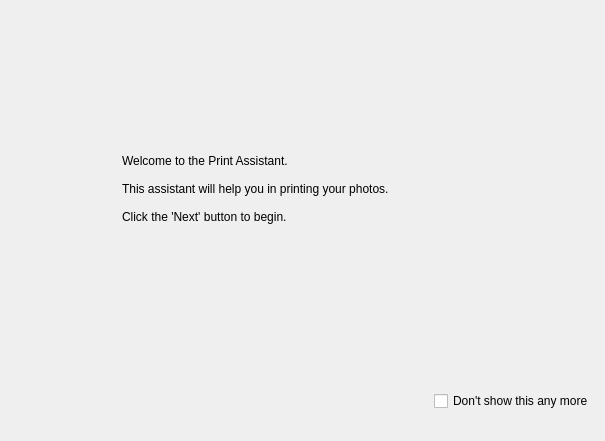
<ui version="4.0" >
 <class>IntroPage</class>
 <widget class="QWidget" name="IntroPage" >
  <property name="geometry" >
   <rect>
    <x>0</x>
    <y>0</y>
    <width>605</width>
    <height>441</height>
   </rect>
  </property>
  <property name="minimumSize" >
   <size>
    <width>605</width>
    <height>348</height>
   </size>
  </property>
  <property name="windowTitle" >
   <string>Print Assistant</string>
  </property>
  <layout class="QGridLayout" name="gridLayout" >
   <item row="0" column="0" >
    <layout class="QHBoxLayout" name="horizontalLayout_2" >
     <item>
      <spacer name="horizontalSpacer" >
       <property name="orientation" >
        <enum>Qt::Horizontal</enum>
       </property>
       <property name="sizeHint" stdset="0" >
        <size>
         <width>40</width>
         <height>20</height>
        </size>
       </property>
      </spacer>
     </item>
     <item>
      <widget class="QLabel" name="label" >
       <property name="minimumSize" >
        <size>
         <width>361</width>
         <height>131</height>
        </size>
       </property>
       <property name="text" >
        <string>Welcome to the Print Assistant.

This assistant will help you in printing your photos.

Click the 'Next' button to begin.</string>
       </property>
      </widget>
     </item>
     <item>
      <spacer name="horizontalSpacer_2" >
       <property name="orientation" >
        <enum>Qt::Horizontal</enum>
       </property>
       <property name="sizeHint" stdset="0" >
        <size>
         <width>40</width>
         <height>20</height>
        </size>
       </property>
      </spacer>
     </item>
    </layout>
   </item>
   <item row="1" column="0" >
    <layout class="QHBoxLayout" name="horizontalLayout" >
     <item>
      <spacer name="horizontalSpacer_3" >
       <property name="orientation" >
        <enum>Qt::Horizontal</enum>
       </property>
       <property name="sizeHint" stdset="0" >
        <size>
         <width>478</width>
         <height>58</height>
        </size>
       </property>
      </spacer>
     </item>
     <item>
      <widget class="QCheckBox" name="m_skipIntro" >
       <property name="text" >
        <string>Don't show this any more</string>
       </property>
      </widget>
     </item>
    </layout>
   </item>
  </layout>
  <zorder>label</zorder>
  <zorder>m_skipIntro</zorder>
  <zorder>horizontalSpacer_3</zorder>
  <zorder>horizontalSpacer_3</zorder>
 </widget>
 <resources/>
 <connections/>
</ui>
